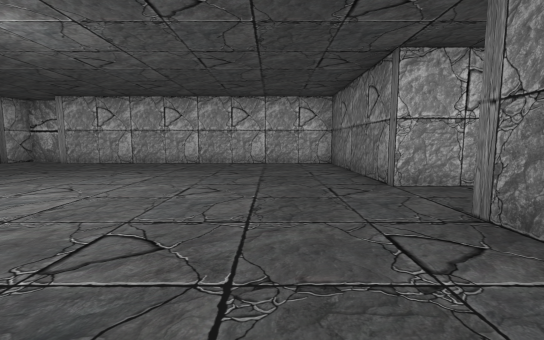
[1] (above)

24 first-person views from a walk through a Unity game level. The camera is 1.2 m above the floor, tilts 6° down and sees 90° across. The floor is counted in squares, 1.44 m on a side. Each view is taken from the middle of a square. On the plan, view 1 faces up. The plan holds only what a view shows up to about 10 squares ahead; the rest is blank. The place goes on beyond the plan. The player character is not drawn. Some surface patterns are stand-ins.

[2]
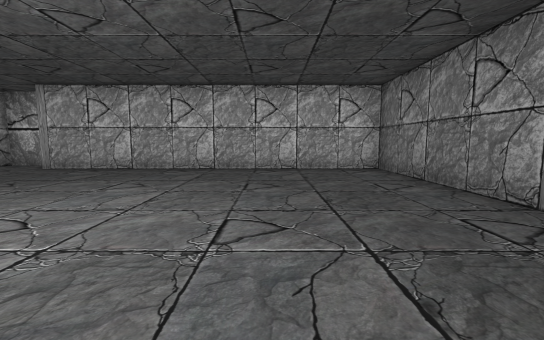

[3]
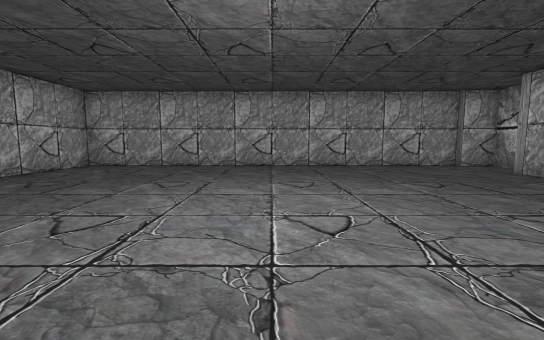

[4]
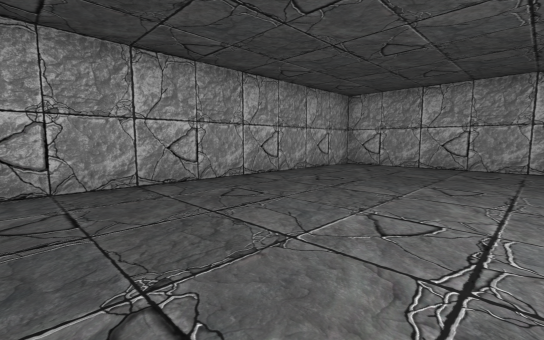

[5]
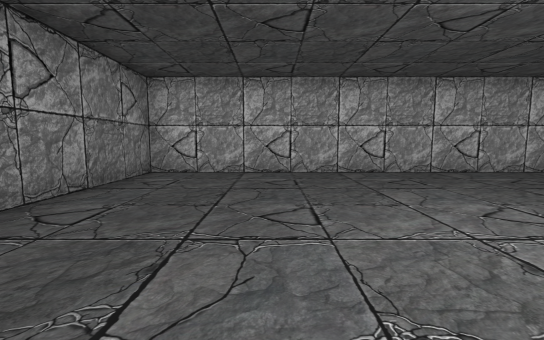

[6]
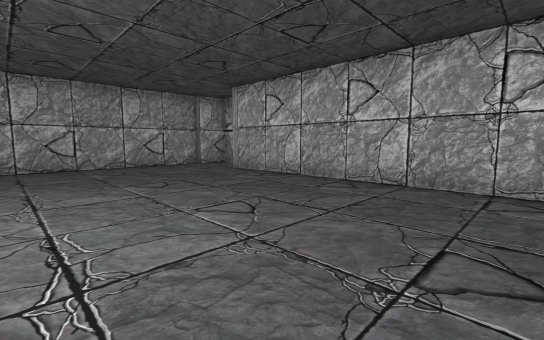

[7]
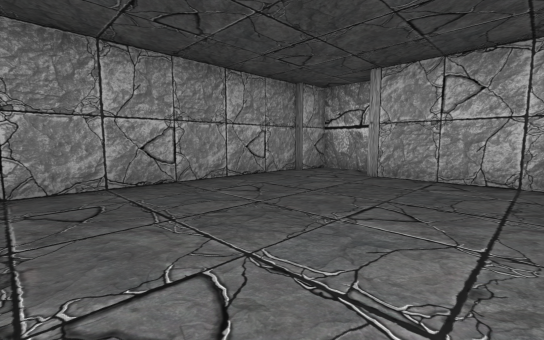

[8]
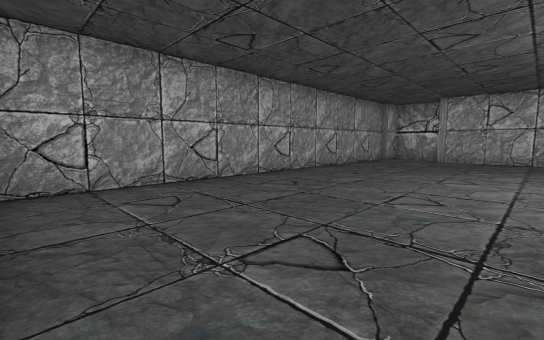

[9]
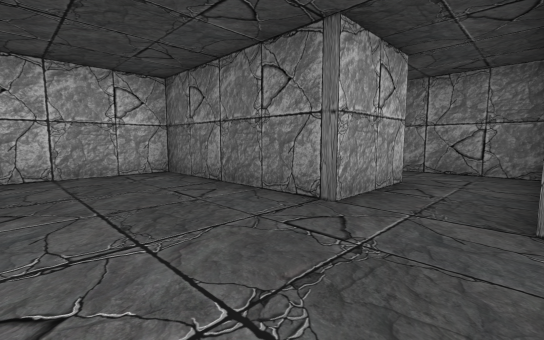

[10]
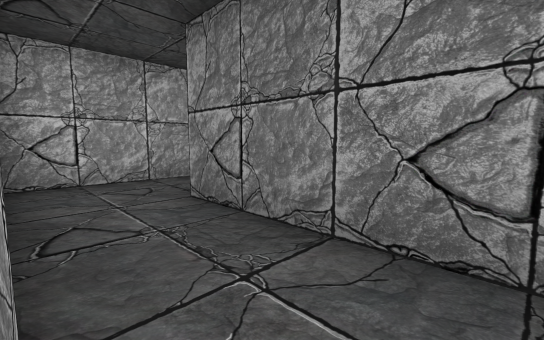

[11]
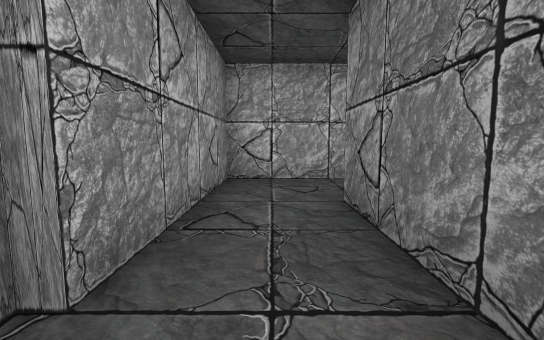

[12]
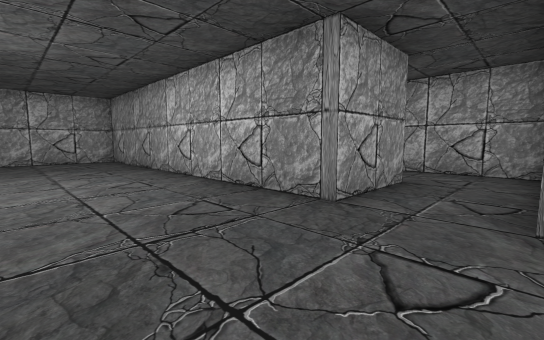

[13]
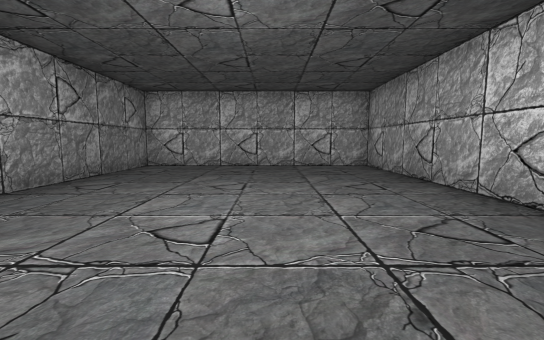

[14]
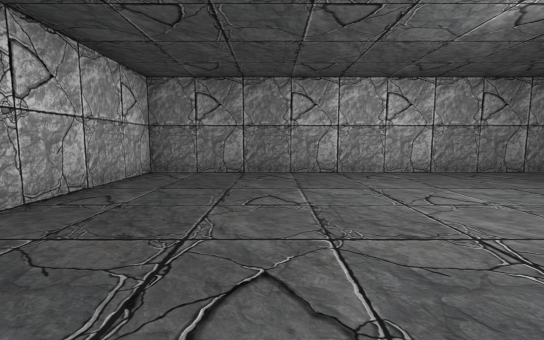

[15]
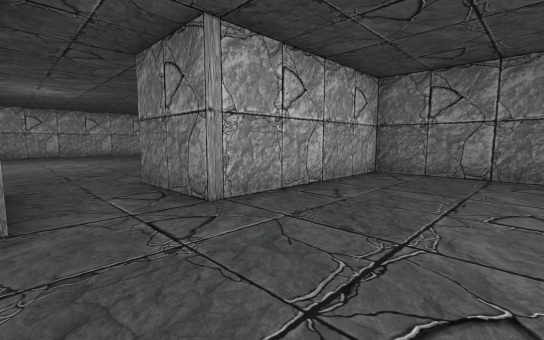

[16]
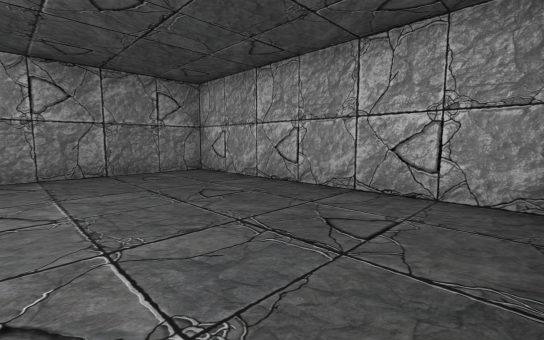

[17]
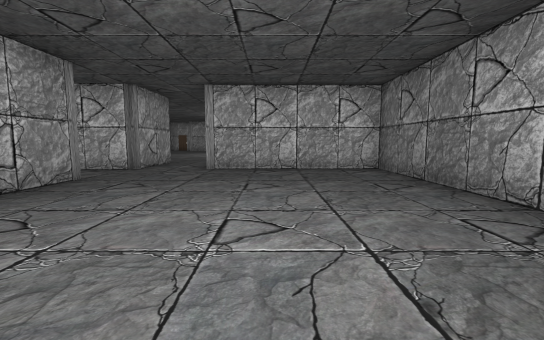

[18]
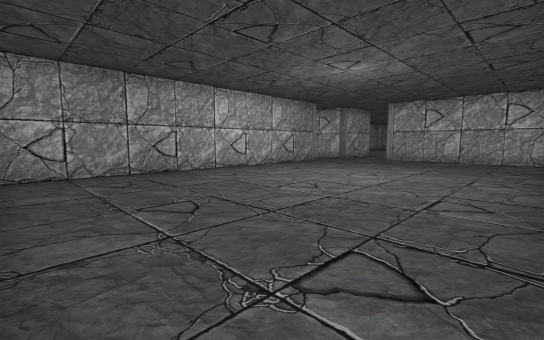

[19]
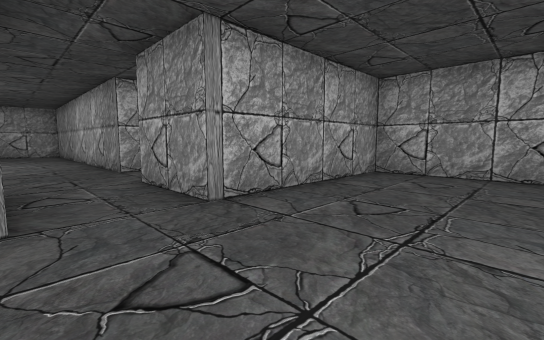

[20]
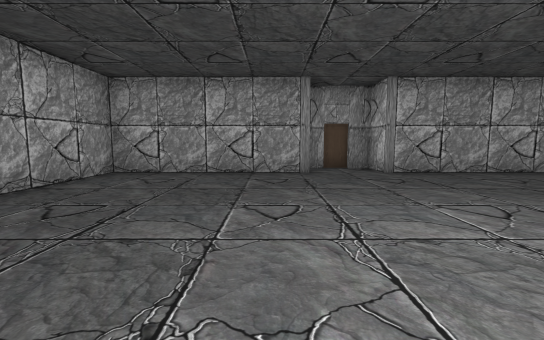

[21]
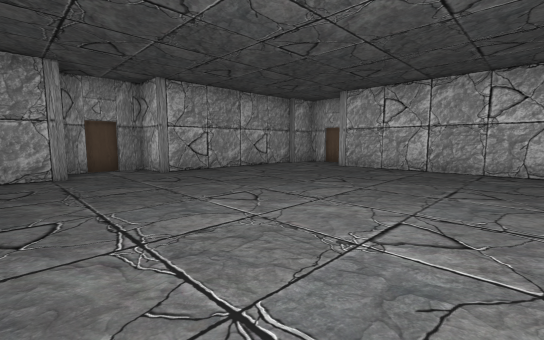

[22]
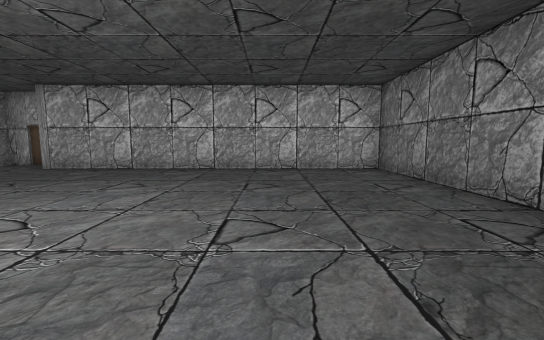

[23]
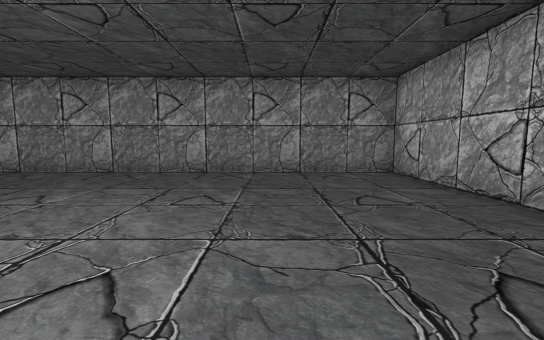

[24]
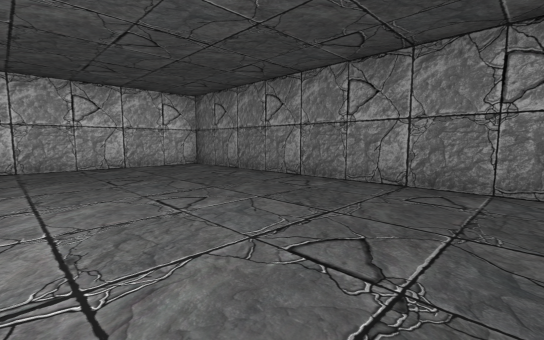

### Floor plan
Ten units are one square. View 1 is at (0, 0); x grows to the right and y downward. Boxes are objects, and circles mark ways between rooms. Rooms are numbered by the first view taken in them; rooms with no view inside come last. Other rooms are left out.
<svg viewBox="-107 -269 285 296">
<path fill="none" stroke="#000" d="M-102 -104 -102 22 23 22 23 -30M49 -50 23 -50 23 -103 -80 -103M70 -29 70 -56M97 -80 97 22 173 22 173 -103 120 -103M48 -181 48 -128 100 -128 100 -102M48 -242 48 -200 36 -200 36 -181M120 -103 120 -128 173 -128 173 -252 70 -252M60 -264 50 -264 50 -259M71 -80 97 -80M70 -56 70 -78M99 -100 50 -100 50 -52"/>
<circle cx="50" cy="-40" r="3" fill="#2a7"/>
<circle cx="60" cy="-60" r="3" fill="#2a7"/>
<circle cx="110" cy="-115" r="3" fill="#2a7"/>
<circle cx="90" cy="-90" r="3" fill="#2a7"/>
<text x="-40" y="-40">1</text>
<text x="50" y="-50">2</text>
<text x="130" y="-40">3</text>
<text x="110" y="-190">4</text>
<text x="70" y="-80">5</text>
</svg>
Room 1 opens to room 2. Room 2 opens to room 5. Room 3 opens to room 4. Room 3 opens to room 5.

Where each view was taken, in squares from view 1:
view 1: 0 up, 0 right, facing up
view 2: 2 up, 1 left, facing up
view 3: 4 up, 1 left, facing left
view 4: 3 up, 1 left, facing down-left
view 5: 5 up, 1 left, facing down
view 6: 5 up, 1 left, facing up-left
view 7: 4 up, 5 left, facing up-left
view 8: 2 down, 5 left, facing up-left
view 9: 3 up, 1 left, facing up-right
view 10: 4 up, 5 right, facing up-right
view 11: 4 up, 6 right, facing up
view 12: 10 up, 13 right, facing down-left
view 13: 7 up, 13 right, facing down
view 14: 7 up, 10 right, facing right
view 15: 7 up, 10 right, facing up-right
view 16: 2 up, 10 right, facing down-right
view 17: 2 up, 14 right, facing up
view 18: 2 down, 17 right, facing up-left
view 19: 16 up, 12 right, facing down-left
view 20: 17 up, 12 right, facing left
view 21: 17 up, 12 right, facing up-left
view 22: 17 up, 14 right, facing up
view 23: 16 up, 10 right, facing right
view 24: 16 up, 12 right, facing up-right
